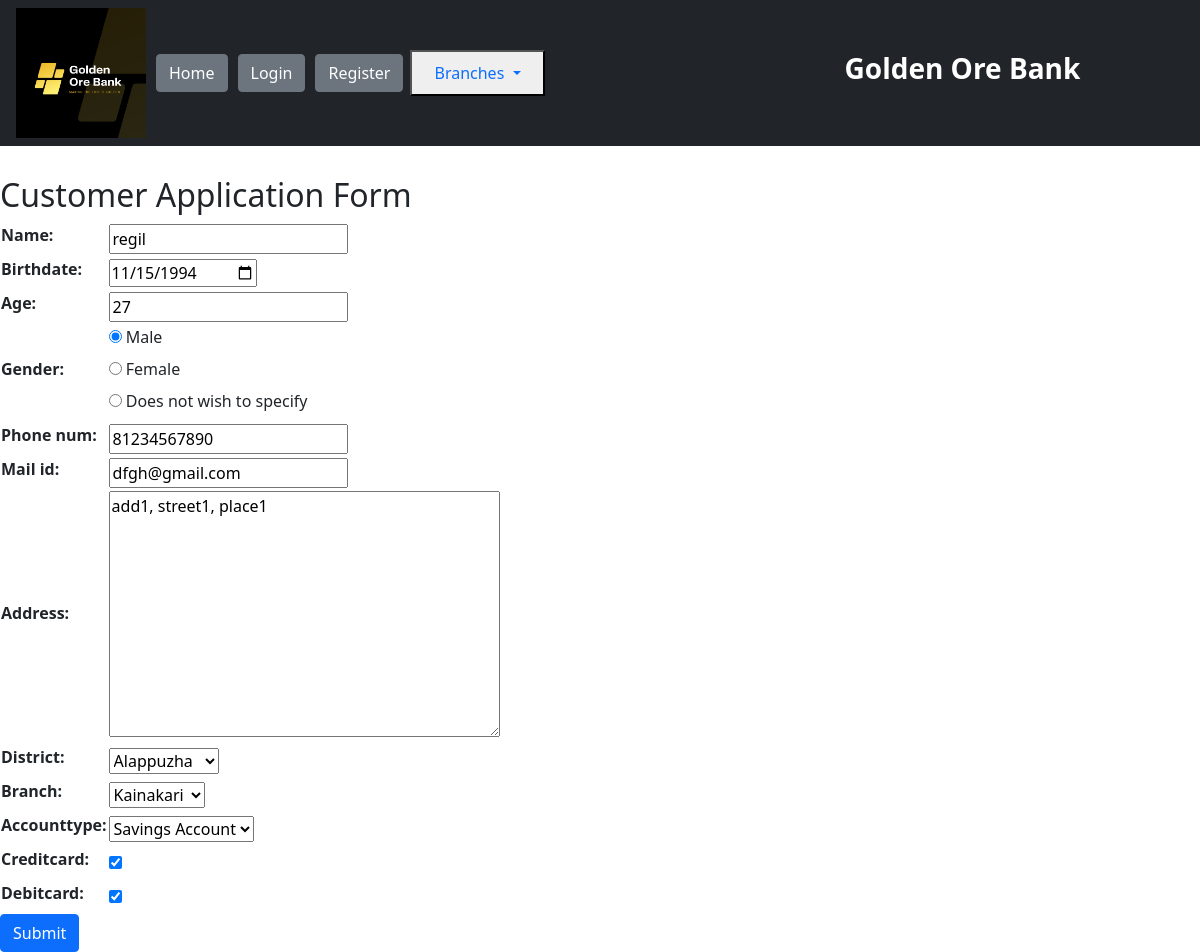
/finalapp/1/, run on the app's committed database.
### finalapp/models.py (models this page shows, shortened)
class Person(models.Model):
    name = models.CharField(max_length=100)
    birthdate = models.DateField()
    age = models.IntegerField()
    gender = models.CharField(choices = (('Male','Male'), ('Female','Female'),('Does not wish to specify','Does not wish to specify')), max_length=50)
    phone_num = models.CharField(max_length=13)
    mail_id = models.EmailField()
    address = models.TextField(max_length=250)
    district = models.ForeignKey(District, on_delete=models.SET_NULL, null=True)
    branch = models.ForeignKey(Branch, on_delete=models.SET_NULL, null=True)
    accounttype = models.CharField(choices = (('Savings Account','Savings Account'), ('Current Account','Current Account'),('Demat Account','Demat Account')), max_length=20)
    creditcard = models.BooleanField(default=False)
    debitcard = models.BooleanField(default=False)

class District(models.Model):
    name = models.CharField(max_length=30)
    def __str__(self):
        return self.name

class Branch(models.Model):
    district = models.ForeignKey(District, on_delete=models.CASCADE)
    name = models.CharField(max_length=30)
    def __str__(self):
        return self.name

### finalapp/views.py (the view)
# urls.py: path('<int:pk>/', views.PersonUpdateView.as_view(), name='person_change'),
class PersonUpdateView(UpdateView):
    model = Person
    form_class = PersonForm
    success_url = reverse_lazy('person_changelist')

### finalapp/forms.py
class PersonForm(forms.ModelForm):
    class Meta:
        model = Person
        fields = ('name', 'birthdate', 'age', 'gender', 'phone_num', 'mail_id', 'address', 'district', 'branch', 'accounttype', 'creditcard', 'debitcard')
    def __init__(self, *args, **kwargs):
        super().__init__(*args, **kwargs)
        self.fields['birthdate'] = forms.DateField(widget=DatePickerInput)
        self.fields['gender'] = forms.ChoiceField(choices=[('Male','Male'), ('Female','Female'),('Does not wish to specify','Does not wish to specify')], widget=forms.RadioSelect)
        self.fields['branch'].queryset = Branch.objects.none()
        if 'district' in self.data:
            try:
                district_id = int(self.data.get('district'))
                self.fields['branch'].queryset = Branch.objects.filter(district_id=district_id).order_by('name')
            except (ValueError, TypeError):
                pass
        elif self.instance.pk:
            self.fields['branch'].queryset = self.instance.district.branch_set.order_by('name')

### finalapp/templates/finalapp/person_form.html (shortened to what this page needs)
{% extends 'base.html' %}
{% block content %}
  <h2>Customer Application Form</h2>
  <form method="post" id="personForm" data-branches-url="{% url 'ajax_load_branches' %}" novalidate>
    <table>
      {{ form.as_table }}
    </table>
      <a href="{% url 'application_accepted' %}"><button class="btn btn-primary" style="margin-right:10px" type="submit">Submit</button></a>
  </form>
{% endblock %}

### templates/base.html (shortened to what this page needs)
{% load static %}
<!doctype html>
<html lang="en-us">
  <head>
    <link rel="stylesheet" href="https://cdn.jsdelivr.net/npm/bootstrap@4.0.0/dist/css/bootstrap.min.css">
    <link rel="stylesheet" href="{% static 'style.css' %}">
    <link href="{% static 'css/bootstrap.min.css' %}" rel="stylesheet">
  </head>
  <body>
    <nav class="navbar navbar-dark bg-dark" style = 'display:flex;align-items:left;justify-content:left;margin-bottom:30px'>
        <a href="/"><img src="{% static 'img/bank_logo.png' %}" alt="logoimage" width="130px" height="130px"></a>
        <a href='/'>
           <button class="btn btn-secondary" href=""style="margin-left:10px">Home</button>
        </a>
        {% if user.is_authenticated %}
            <li>
                <ul style="color:rgb(255, 193, 7);font-family:cursive"><b>Hello, {{user.username}}</b></ul>
            </li>
             <a href='logout/' style="margin-left:20px">
               <button class="btn btn-secondary" href="logout/" style="margin-left:10px">Logout</button>
           </a>
        {% else %}
           <a href="{% url 'login' %}">
               <button class="btn btn-secondary" href="{% url 'login' %}" style="margin-left:10px">Login</button>
           </a>
            <a href="{% url 'register' %}">
               <button class="btn btn-secondary" href="{% url 'register' %}"style="margin-left:10px">Register</button>
           </a>
        {% endif %}
         <button style="margin-left:7px" class="nav-item dropdown">
          <a class="nav-link dropdown-toggle" href="" role="button" data-bs-toggle="dropdown" aria-expanded="false">
            Branches
          </a>
        </button>
    <h3 style ="margin-left:300px; color: white"><b> Golden Ore Bank</b></h3>
</nav>
    {% block content %}
    {% endblock %}
  </body>
</html>

### data on the page
Person: name "regil", birthdate "11/15/1994", age "27", gender "☑ Male ☐ Female ☐ Does not wish to specify", phone_num "81234567890", mail_id "dfgh@gmail.com", address "add1, street1, place1", branch "Kainakari", accounttype "Savings Account", creditcard "☑", debitcard "☑"
Branch: district "Alappuzha"
